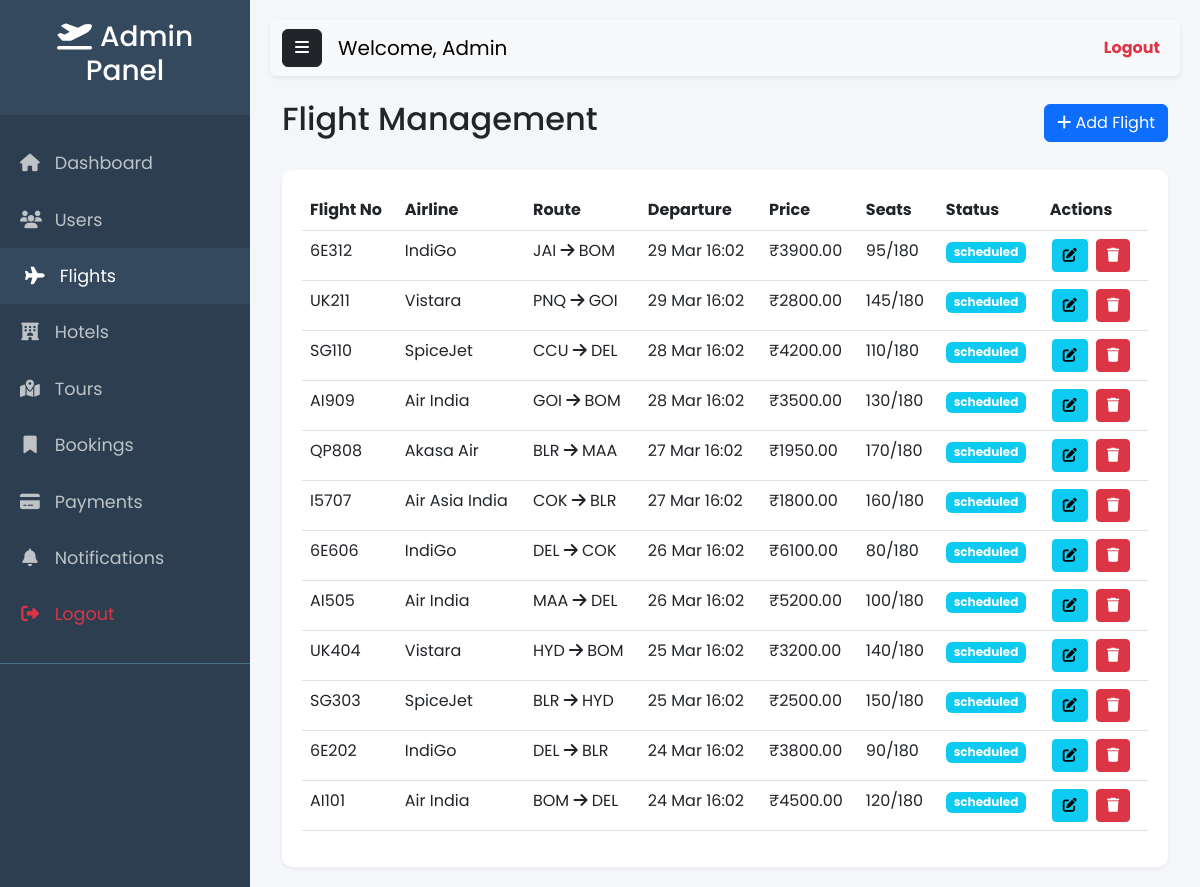
The page /admin/flights.php (signed in) on the database its author committed.
### tables this page shows
CREATE TABLE IF NOT EXISTS `flights` (
    `flight_id` INT AUTO_INCREMENT PRIMARY KEY,
    `flight_number` VARCHAR(10) UNIQUE NOT NULL,
    `airline_id` INT,
    `departure_airport` VARCHAR(3),
    `arrival_airport` VARCHAR(3),
    `departure_time` DATETIME NOT NULL,
    `arrival_time` DATETIME NOT NULL,
    `base_price` DECIMAL(10, 2) NOT NULL,
    `total_seats` INT DEFAULT 60,
    `available_seats` INT NOT NULL,
    `status` ENUM('scheduled', 'boarding', 'departed', 'landed', 'cancelled') DEFAULT 'scheduled',
    `created_at` TIMESTAMP DEFAULT CURRENT_TIMESTAMP,
    `updated_at` TIMESTAMP DEFAULT CURRENT_TIMESTAMP ON UPDATE CURRENT_TIMESTAMP,
    CONSTRAINT `check_seats` CHECK (`available_seats` >= 0),
    FOREIGN KEY (`airline_id`) REFERENCES `airlines`(`airline_id`),
    FOREIGN KEY (`departure_airport`) REFERENCES `airports`(`airport_code`),
    FOREIGN KEY (`arrival_airport`) REFERENCES `airports`(`airport_code`)
);

CREATE TABLE IF NOT EXISTS `airlines` (
    `airline_id` INT AUTO_INCREMENT PRIMARY KEY,
    `airline_name` VARCHAR(100) NOT NULL,
    `airline_logo` TEXT
);

### database/db.php (called while the page is built, shortened)
<?php
function db_query($conn, $query, $params = null) {
    if ($params) {
        try {
            $stmt = mysqli_prepare($conn, $query);
            if (!$stmt) {
                die("Prepare failed: " . mysqli_error($conn));
            }
            $types = '';
            foreach ($params as $param) {
                if (is_int($param)) {
                    $types .= 'i';
                } elseif (is_float($param)) {
                    $types .= 'd';
                } else {
                    $types .= 's';
                }
            }
            mysqli_stmt_bind_param($stmt, $types, ...$params);
            mysqli_stmt_execute($stmt);
            $result = mysqli_stmt_get_result($stmt);
            if ($result === false && mysqli_stmt_errno($stmt) === 0) {
                return true;
            }
            return $result;
        } catch (mysqli_sql_exception $e) {
            return false;
        }
    } else {
        try {
            return mysqli_query($conn, $query);
        } catch (mysqli_sql_exception $e) {
            return false;
        }
    }
}
function db_fetch_assoc($result) {
    return mysqli_fetch_assoc($result);
}
?>

### admin/flights.php (the view, shortened to what this page needs)
<?php
include '../database/db.php';
$query = "SELECT f.*, a.airline_name FROM flights f LEFT JOIN airlines a ON f.airline_id = a.airline_id ORDER BY f.departure_time DESC";
$result = db_query($conn, $query);
include 'includes/header.php';
include 'includes/sidebar.php';
?>
<div class="container-fluid">
    <div class="d-flex justify-content-between align-items-center mb-4">
        <h2>Flight Management</h2>
        <button class="btn btn-primary" data-bs-toggle="modal" data-bs-target="#flightModal" onclick="clearForm()">
            <i class="fas fa-plus"></i> Add Flight
        </button>
    </div>
    <div class="table-responsive">
        <table class="table table-hover">
            <thead>
                <tr>
                    <th>Flight No</th>
                    <th>Airline</th>
                    <th>Route</th>
                    <th>Departure</th>
                    <th>Price</th>
                    <th>Seats</th>
                    <th>Status</th>
                    <th>Actions</th>
                </tr>
            </thead>
            <tbody>
                <?php while ($row = db_fetch_assoc($result)): ?>
                <tr>
                    <td><?php echo $row['flight_number']; ?></td>
                    <td><?php echo $row['airline_name'] ?? '<span class="text-danger">No Airline</span>'; ?></td>
                    <td><?php echo $row['departure_airport'] . ' <i class="fas fa-arrow-right"></i> ' . $row['arrival_airport']; ?></td>
                    <td><?php echo date('d M H:i', strtotime($row['departure_time'])); ?></td>
                    <td>₹<?php echo $row['base_price']; ?></td>
                    <td><?php echo $row['available_seats'] . '/' . $row['total_seats']; ?></td>
                    <td><span class="badge bg-info"><?php echo $row['status']; ?></span></td>
                    <td>
                        <button class="btn btn-sm btn-info btn-action" onclick='editFlight(<?php echo json_encode($row); ?>)'>
                            <i class="fas fa-edit"></i>
                        </button>
                        <form method="POST" class="d-inline" onsubmit="return confirm('Delete this flight?');">
                            <button class="btn btn-sm btn-danger btn-action"><i class="fas fa-trash"></i></button>
                        </form>
                    </td>
                </tr>
                <?php endwhile; ?>
            </tbody>
        </table>
    </div>
</div>
<?php include 'includes/footer.php'; ?>

### admin/includes/header.php (style rules this page uses)
body { font-family: 'Poppins', sans-serif; background-color: #f4f6f9; }
.table-responsive { background: white; padding: 20px; border-radius: 10px; box-shadow: 0 2px 4px rgba(0,0,0,0.05); }
.btn-action { padding: 5px 10px; margin: 0 2px; }

### rows shown on the page
flights: flight_number "6E312", airline.airline_name "IndiGo", departure_airport "JAI", arrival_airport "BOM", departure_time "29 Mar 16:02", base_price "3900.00", available_seats "95", total_seats "180", status "scheduled"
flights: flight_number "UK211", airline.airline_name "Vistara", departure_airport "PNQ", arrival_airport "GOI", departure_time "29 Mar 16:02", base_price "2800.00", available_seats "145", total_seats "180", status "scheduled"
flights: flight_number "SG110", airline.airline_name "SpiceJet", departure_airport "CCU", arrival_airport "DEL", departure_time "28 Mar 16:02", base_price "4200.00", available_seats "110", total_seats "180", status "scheduled"
flights: flight_number "AI909", airline.airline_name "Air India", departure_airport "GOI", arrival_airport "BOM", departure_time "28 Mar 16:02", base_price "3500.00", available_seats "130", total_seats "180", status "scheduled"
flights: flight_number "QP808", airline.airline_name "Akasa Air", departure_airport "BLR", arrival_airport "MAA", departure_time "27 Mar 16:02", base_price "1950.00", available_seats "170", total_seats "180", status "scheduled"
flights: flight_number "I5707", airline.airline_name "Air Asia India", departure_airport "COK", arrival_airport "BLR", departure_time "27 Mar 16:02", base_price "1800.00", available_seats "160", total_seats "180", status "scheduled"
flights: flight_number "6E606", airline.airline_name "IndiGo", departure_airport "DEL", arrival_airport "COK", departure_time "26 Mar 16:02", base_price "6100.00", available_seats "80", total_seats "180", status "scheduled"
flights: flight_number "AI505", airline.airline_name "Air India", departure_airport "MAA", arrival_airport "DEL", departure_time "26 Mar 16:02", base_price "5200.00", available_seats "100", total_seats "180", status "scheduled"
flights: flight_number "UK404", airline.airline_name "Vistara", departure_airport "HYD", arrival_airport "BOM", departure_time "25 Mar 16:02", base_price "3200.00", available_seats "140", total_seats "180", status "scheduled"
flights: flight_number "SG303", airline.airline_name "SpiceJet", departure_airport "BLR", arrival_airport "HYD", departure_time "25 Mar 16:02", base_price "2500.00", available_seats "150", total_seats "180", status "scheduled"
flights: flight_number "6E202", airline.airline_name "IndiGo", departure_airport "DEL", arrival_airport "BLR", departure_time "24 Mar 16:02", base_price "3800.00", available_seats "90", total_seats "180", status "scheduled"
flights: flight_number "AI101", airline.airline_name "Air India", departure_airport "BOM", arrival_airport "DEL", departure_time "24 Mar 16:02", base_price "4500.00", available_seats "120", total_seats "180", status "scheduled"
